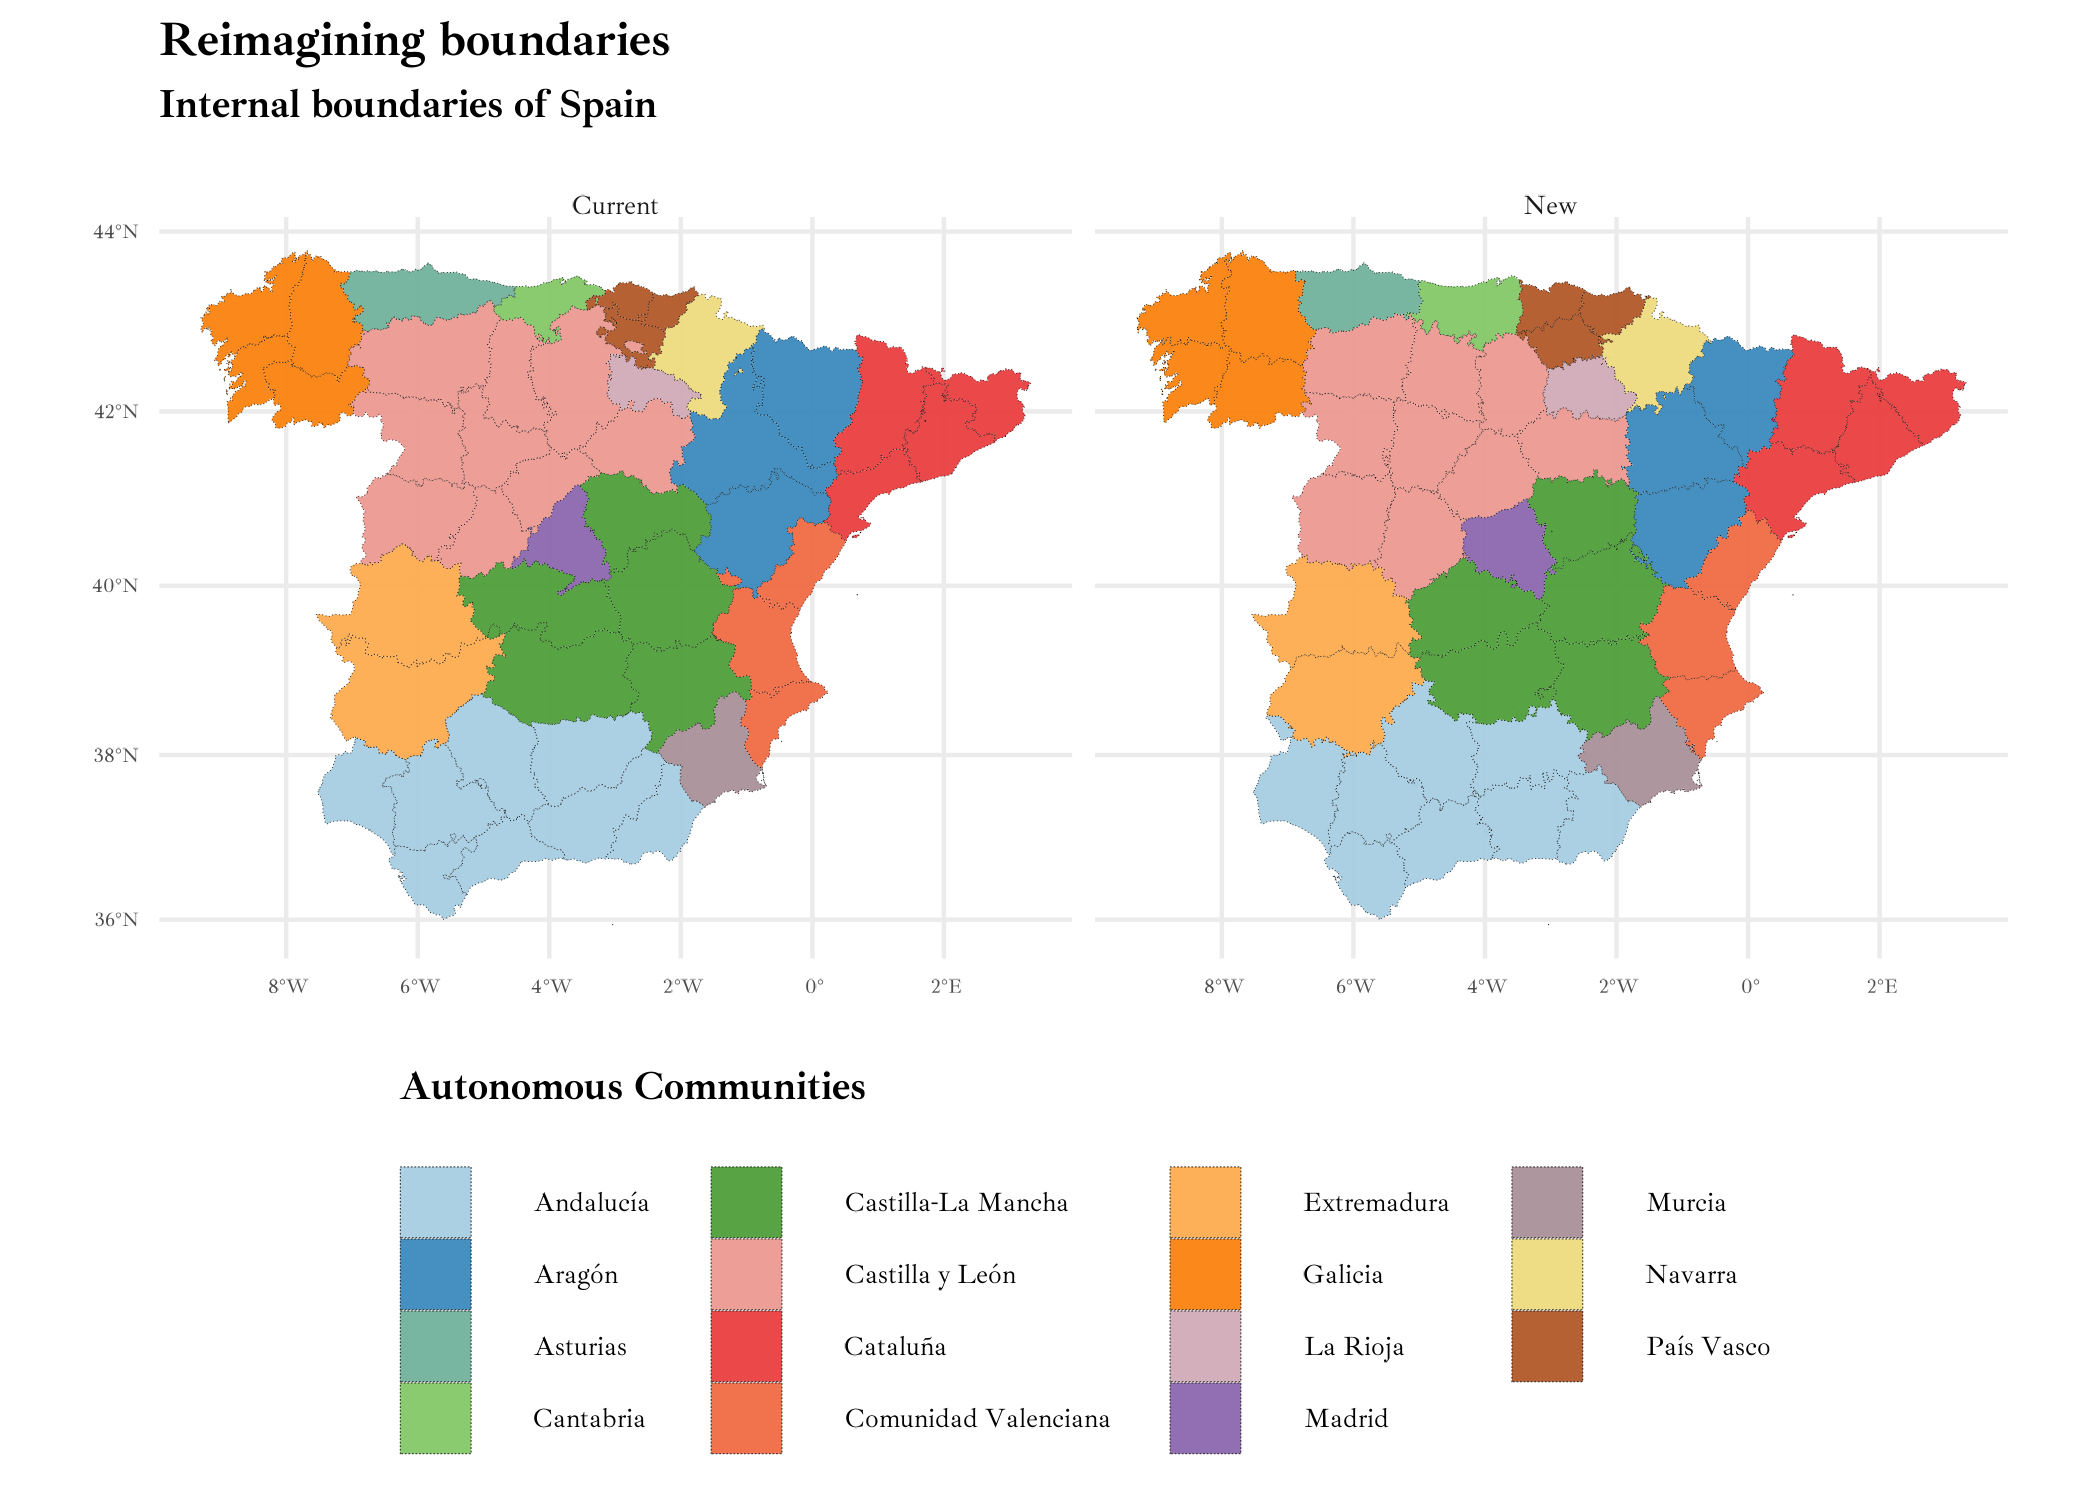

The script that saved this image:
library(mapSpain)
library(sf)
library(dplyr)
library(ggplot2)

# Filter
del <- esp_dict_region_code(c("Canarias", "Ceuta", "Melilla", "Baleares"), destination = "codauto")


# Get provs

prov <- esp_get_prov() %>% st_transform(3857) %>% filter(!codauto %in% del)


# Create Voronois
cents <- prov %>% st_centroid(of_largest_polygon = TRUE)
vor <- cents %>% st_union() %>%
  st_voronoi() %>% st_collection_extract("POLYGON") %>%
  st_sf(id=1)


ggplot(vor) +
  geom_sf()


# Asign new CCAA
newccaa <- vor %>% st_join(cents) %>% mutate(newccaa=codauto,
                                             newpro = cpro) %>%
  select(newccaa, newpro)

ggplot(newccaa) +
  geom_sf(aes(fill=newpro))

# Reclassifly munics
munics_pol <- esp_get_munic_siane() %>% st_transform(3857) %>%
  filter(!codauto %in% del)

oldccaa <- munics_pol %>% group_by(
  codauto, cpro
) %>% summarise(n=n())

ggplot(oldccaa) +
  geom_sf(aes(fill=codauto))

munics_cent <- munics_pol %>% st_centroid() %>% st_cast("POINT")

munics_new <- st_join(munics_pol,newccaa, largest = TRUE) %>%
  select(LAU_CODE, newccaa, newpro) %>%
  st_drop_geometry() %>% unique()

# Get final map

data("esp_codelist")

munics_end <- munics_pol %>%
  st_transform(3857) %>%
  left_join(munics_new)  %>%
  mutate(newcode = coalesce(newccaa, codauto)) %>%
left_join(esp_codelist %>% select(ccaa.shortname.es, codauto), by=c("newcode" = "codauto"))

newccaa_pol <- munics_end %>% select(newcode, ccaa.shortname.es, newpro) %>%
  group_by(newcode, ccaa.shortname.es, newpro) %>%
  summarise(nmuns = n())  %>%
  filter(!newcode %in% del) %>%
  st_cast("MULTIPOLYGON")

noholes <- sfheaders::sf_remove_holes(newccaa_pol)



noholes$type <-"New"
oldccaa$type <- "Current"

oldccaa <- oldccaa %>%
  left_join(esp_codelist %>% select(ccaa.shortname.es, codauto))

all <- oldccaa %>% bind_rows(noholes)

library(showtext)
font_add(family = "ibarra", regular = "./2021/IbarraRealNova-Regular.ttf",
         bold = "./2021/IbarraRealNova-Bold.ttf",
         italic = "./2021/IbarraRealNova-Italic.ttf",
         bolditalic = "./2021/IbarraRealNova-BoldItalic.ttf")
showtext_auto()


end <- ggplot(all) +
  geom_sf(aes(fill=ccaa.shortname.es), col="grey20",
          size=0.15, linetype = "dotted") +
  scale_fill_manual(values=
                      adjustcolor(
                      pals::brewer.paired(15),
                      alpha.f = 0.95)) +
  theme_minimal() +
  facet_wrap(vars(type))  +
  guides(fill=guide_legend(direction = "horizontal",
                           title.position = "top",
                           nrow = 4)) +
  labs(title="Reimagining boundaries",
       subtitle = "Internal boundaries of Spain",
       fill="Autonomous Communities") +
  theme(legend.position = "bottom",
        text = element_text(family = "ibarra"),
        title = element_text(size = 30, face = "bold"),
         plot.subtitle = element_text(size=25),
        legend.text = element_text(size = 20),
        panel.grid = element_line(size=0.3),
        strip.text = element_text(size=22),
        axis.text = element_text(size=18))

end

ggsave("2021/day22_boundaries.png",end, dpi=300, width = 7, height = 5,
       bg="white")

ggplot(noholes) +
  geom_sf(aes(fill=ccaa.shortname.es), col="grey10") +
  scale_fill_manual(values=hcl.colors(15, "Tofino")) +
  theme_void()

oldccaa <- oldccaa %>% left_join(esp_codelist %>% select(ccaa.shortname.es, codauto))

pals::brewer.paired(15) %>% scales::show_col()

ggplot(oldccaa) +
  geom_sf(aes(fill=ccaa.shortname.es), col="grey10") +
  scale_fill_manual(values=pals::brewer.paired(15)) +
  theme_void()

## Annex: Voronoi with capitals

cents_mun <- esp_get_capimun() %>% st_transform(3857)

# Capitals
cents_mun2 <- cents_mun %>% filter(name %in% unique(cc))
